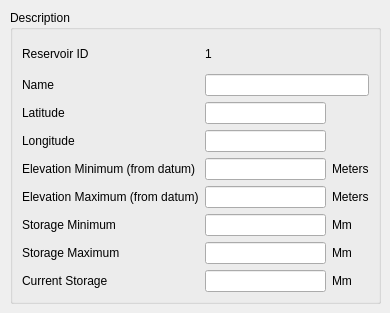
     <widget class="QWidget" name="reservoir_desc_tab">
      <attribute name="title">
       <string>Reservoir Description</string>
      </attribute>
      <widget class="QGroupBox" name="description_box">
       <property name="geometry">
        <rect>
         <x>10</x>
         <y>10</y>
         <width>371</width>
         <height>294</height>
        </rect>
       </property>
       <property name="font">
        <font>
         <weight>50</weight>
         <bold>false</bold>
        </font>
       </property>
       <property name="title">
        <string>Description</string>
       </property>
       <layout class="QGridLayout" name="gridLayout_2">
        <item row="0" column="0">
         <widget class="QLabel" name="ID_label">
          <property name="font">
           <font>
            <weight>50</weight>
            <bold>false</bold>
           </font>
          </property>
          <property name="text">
           <string>Reservoir ID</string>
          </property>
         </widget>
        </item>
        <item row="1" column="0">
         <widget class="QLabel" name="name_label">
          <property name="font">
           <font>
            <weight>50</weight>
            <bold>false</bold>
           </font>
          </property>
          <property name="text">
           <string>Name</string>
          </property>
          <property name="buddy">
           <cstring>name_edit</cstring>
          </property>
         </widget>
        </item>
        <item row="2" column="0">
         <widget class="QLabel" name="latitude_label">
          <property name="font">
           <font>
            <weight>50</weight>
            <bold>false</bold>
           </font>
          </property>
          <property name="text">
           <string>Latitude</string>
          </property>
          <property name="buddy">
           <cstring>latitude_edit</cstring>
          </property>
         </widget>
        </item>
        <item row="2" column="1">
         <widget class="QLineEdit" name="latitude_edit"/>
        </item>
        <item row="3" column="0">
         <widget class="QLabel" name="longitude_label">
          <property name="font">
           <font>
            <weight>50</weight>
            <bold>false</bold>
           </font>
          </property>
          <property name="text">
           <string>Longitude</string>
          </property>
          <property name="buddy">
           <cstring>longitude_edit</cstring>
          </property>
         </widget>
        </item>
        <item row="3" column="1">
         <widget class="QLineEdit" name="longitude_edit"/>
        </item>
        <item row="4" column="0">
         <widget class="QLabel" name="min_elev_label">
          <property name="font">
           <font>
            <weight>50</weight>
            <bold>false</bold>
           </font>
          </property>
          <property name="text">
           <string>Elevation Minimum (from datum) </string>
          </property>
          <property name="buddy">
           <cstring>min_elev_edit</cstring>
          </property>
         </widget>
        </item>
        <item row="4" column="1">
         <widget class="QLineEdit" name="min_elev_edit"/>
        </item>
        <item row="4" column="2">
         <widget class="QLabel" name="min_elev_unit">
          <property name="font">
           <font>
            <weight>50</weight>
            <bold>false</bold>
           </font>
          </property>
          <property name="text">
           <string>Meters</string>
          </property>
         </widget>
        </item>
        <item row="5" column="0">
         <widget class="QLabel" name="max_elev_label">
          <property name="font">
           <font>
            <weight>50</weight>
            <bold>false</bold>
           </font>
          </property>
          <property name="text">
           <string>Elevation Maximum (from datum)</string>
          </property>
          <property name="buddy">
           <cstring>max_elev_edit</cstring>
          </property>
         </widget>
        </item>
        <item row="5" column="1">
         <widget class="QLineEdit" name="max_elev_edit"/>
        </item>
        <item row="5" column="2">
         <widget class="QLabel" name="max_elev_unit">
          <property name="font">
           <font>
            <weight>50</weight>
            <bold>false</bold>
           </font>
          </property>
          <property name="text">
           <string>Meters</string>
          </property>
         </widget>
        </item>
        <item row="6" column="0">
         <widget class="QLabel" name="min_stor_label">
          <property name="font">
           <font>
            <weight>50</weight>
            <bold>false</bold>
           </font>
          </property>
          <property name="text">
           <string>Storage Minimum</string>
          </property>
          <property name="buddy">
           <cstring>min_stor_edit</cstring>
          </property>
         </widget>
        </item>
        <item row="6" column="1">
         <widget class="QLineEdit" name="min_stor_edit"/>
        </item>
        <item row="6" column="2">
         <widget class="QLabel" name="min_stor_unit">
          <property name="font">
           <font>
            <weight>50</weight>
            <bold>false</bold>
           </font>
          </property>
          <property name="text">
           <string>Mm</string>
          </property>
         </widget>
        </item>
        <item row="7" column="0">
         <widget class="QLabel" name="max_stor_label">
          <property name="font">
           <font>
            <weight>50</weight>
            <bold>false</bold>
           </font>
          </property>
          <property name="text">
           <string>Storage Maximum</string>
          </property>
          <property name="buddy">
           <cstring>max_stor_label_2</cstring>
          </property>
         </widget>
        </item>
        <item row="7" column="1">
         <widget class="QLineEdit" name="max_stor_label_2"/>
        </item>
        <item row="7" column="2">
         <widget class="QLabel" name="max_stor_unit">
          <property name="font">
           <font>
            <weight>50</weight>
            <bold>false</bold>
           </font>
          </property>
          <property name="text">
           <string>Mm</string>
          </property>
         </widget>
        </item>
        <item row="8" column="0">
         <widget class="QLabel" name="current_stor_label">
          <property name="font">
           <font>
            <weight>50</weight>
            <bold>false</bold>
           </font>
          </property>
          <property name="text">
           <string>Current Storage</string>
          </property>
          <property name="buddy">
           <cstring>current_stor_edit</cstring>
          </property>
         </widget>
        </item>
        <item row="8" column="1">
         <widget class="QLineEdit" name="current_stor_edit"/>
        </item>
        <item row="8" column="2">
         <widget class="QLabel" name="current_stor_unit">
          <property name="font">
           <font>
            <weight>50</weight>
            <bold>false</bold>
           </font>
          </property>
          <property name="text">
           <string>Mm</string>
          </property>
         </widget>
        </item>
        <item row="1" column="1" colspan="2">
         <widget class="QLineEdit" name="name_edit"/>
        </item>
        <item row="0" column="1">
         <widget class="QLabel" name="reservoir_id_display">
          <property name="text">
           <string>1</string>
          </property>
         </widget>
        </item>
       </layout>
      </widget>
     </widget>
